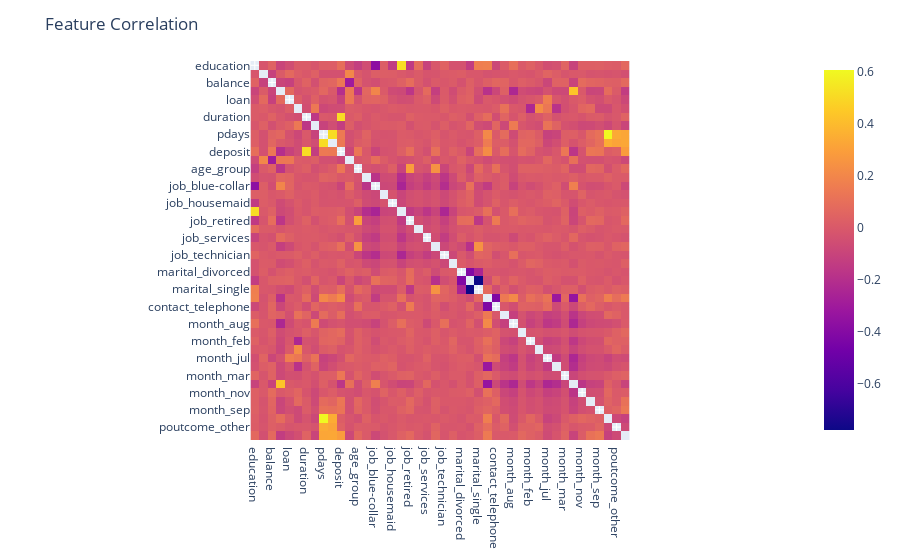

Write notebook code for a chart like this one.
### Code cell
correlation = df.corr()
for col in correlation:
    correlation[col] = correlation[col].apply(lambda x: np.nan if (x==1) else x)
px.imshow(correlation).update_layout(title='Feature Correlation')

### Figure 1 — Plotly figure (JSON) as saved in the notebook; plotly's stock layout.template omitted (floating-point values rounded to 4 significant figures; data arrays with more than 128 entries replaced by an {"elided": "..."} marker saying what was removed)
{"data": [{"coloraxis": "coloraxis", "hovertemplate": "x: %{x}<br>y: %{y}<br>color: %{z}<extra></extra>", "name": "0", "type": "heatmap", "x": ["education", "default", "balance", "housing", "loan", "day", "duration", "campaign", "pdays", "previous", "deposit", "debt", "age_group", "job_admin.", "job_blue-collar", "job_entrepreneur", "job_housemaid", "job_management", "job_retired", "job_self-employed", "job_services", "job_student", "job_technician", "job_unemployed", "marital_divorced", "marital_married", "marital_single", "contact_cellular", "contact_telephone", "month_apr", "month_aug", "month_dec", "month_feb", "month_jan", "month_jul", "month_jun", "month_mar", "month_may", "month_nov", "month_oct", "month_sep", "poutcome_failure", "poutcome_other", "poutcome_success"], "xaxis": "x", "y": ["education", "default", "balance", "housing", "loan", "day", "duration", "campaign", "pdays", "previous", "deposit", "debt", "age_group", "job_admin.", "job_blue-collar", "job_entrepreneur", "job_housemaid", "job_management", "job_retired", "job_self-employed", "job_services", "job_student", "job_technician", "job_unemployed", "marital_divorced", "marital_married", "marital_single", "contact_cellular", "contact_telephone", "month_apr", "month_aug", "month_dec", "month_feb", "month_jan", "month_jul", "month_jun", "month_mar", "month_may", "month_nov", "month_oct", "month_sep", "poutcome_failure", "poutcome_other", "poutcome_success"], "yaxis": "y", "z": {"elided": "44x44 float values"}}], "layout": {"coloraxis": {"colorscale": [[0, "#0d0887"], [0.1111, "#46039f"], [0.2222, "#7201a8"], [0.3333, "#9c179e"], [0.4444, "#bd3786"], [0.5556, "#d8576b"], [0.6667, "#ed7953"], [0.7778, "#fb9f3a"], [0.8889, "#fdca26"], [1, "#f0f921"]]}, "margin": {"t": 60}, "title": {"text": "Feature Correlation"}, "xaxis": {"anchor": "y", "constrain": "domain", "domain": [0, 1], "scaleanchor": "y"}, "yaxis": {"anchor": "x", "autorange": "reversed", "constrain": "domain", "domain": [0, 1]}}}
